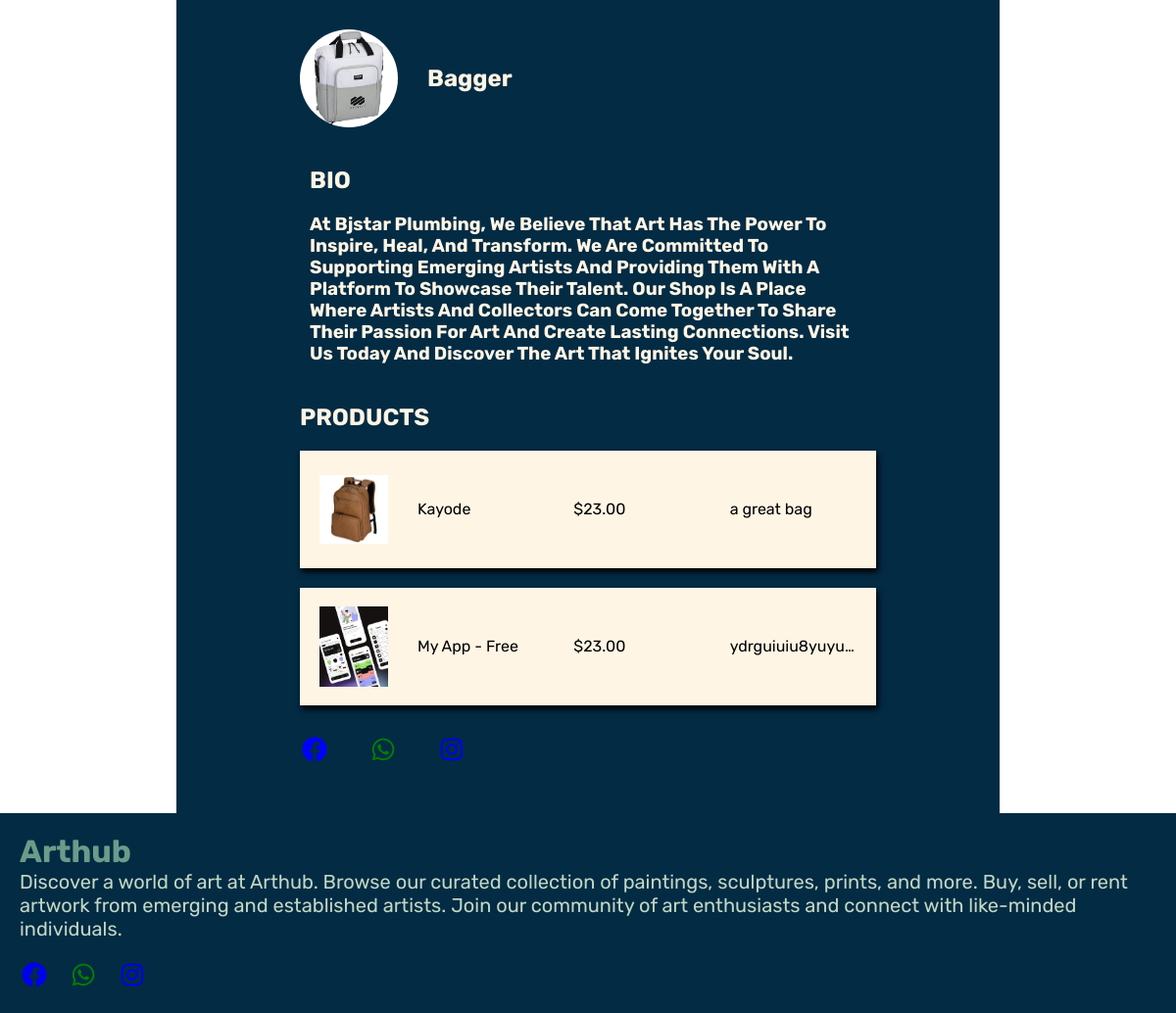
/buy/Bagger, run on the app's committed database.
### appgallery/models.py (models this page shows, shortened)
class Shop(models.Model):
    uid = models.UUIDField(primary_key=True, default=uuid.uuid4, editable=False)
    shop_logo = models.ImageField(upload_to='logo', default='static\download (8).jpeg')
    name = models.CharField(max_length=255)
    owner = models.ForeignKey(User, on_delete=models.CASCADE)
    facebook_link=models.URLField(max_length=200)
    instagram_link=models.URLField(max_length=200)
    whatsapp_link=models.URLField(max_length=200)
    shop_bio= models.TextField()

class ArtItems(models.Model):
    uid = models.UUIDField(primary_key=True, default=uuid.uuid4, editable=False)
    name = models.CharField(max_length=255)
    description = models.TextField()
    price = models.DecimalField(max_digits=10, decimal_places=2)
    owner = models.ForeignKey(Shop, on_delete=models.CASCADE)
    category = models.ForeignKey(Category, on_delete=models.CASCADE)
    image = models.ImageField(upload_to='art_images')
    created_at = models.DateTimeField(auto_now_add=True)
    updated_at = models.DateTimeField(auto_now=True)

### appgallery/views.py (the view)
# urls.py: path('buy/<name>', views.user_shop, name='buy'),
def user_shop(request , name):
    try:
         shops = Shop.objects.get(name=name)
         artitems = ArtItems.objects.filter(owner= shops)
         return render(request,'shopview.html', context={'artitems':artitems,'shops':shops})
    except Exception as e:
       return render(request,'shopview.html', context={})

### templates/shopview.html (shortened to what this page needs)
{% extends 'base.html' %}
{% load static %}
  {% if shops %}
    {% block head %}
    <link rel="stylesheet" href="{% static 'css/shop.css' %}">
    {% endblock %}
    {% block body %}
    <div class="container">
        <section>
            <div class="flex">
                <img src="{{shops.shop_logo.url}}" alt="" class="logo">
                <h1>{{shops.name}}</h1>
            </div>
            <div class="flexer">
                <h1>bio</h1>
                <h3>{{shops.shop_bio}}</h3>
            </div>
        </section>
         <section>
            <h1>products</h1>
            {% for art in artitems %}
            <div class="product">
                    <img src="{{art.image.url}}" alt="">
                    <p>{{art.name}}</p>
                    <p>${{art.price}}</p>
                    <p>{{art.description}}</p>
            </div>
            {% endfor %}
         </section>
        <section class="social">
            <p><a href="{{shops.facebook_link}}"><i class='bx bxl-facebook-circle' style=" color: blue;"></i></a></p>
            <p><a href="{{shops.whatsapp_link}}"><i class='bx bxl-whatsapp' style='color: green;'></i></a></p>
            <p><a href="{{shops.instagram_link}}"><i class='bx bxl-instagram'></i></a></p>
        </section>
    </div>
    {% endblock %}
    {% endif %}

### static/css/base.css (style rules this page uses)
* { padding: 0; margin: 0; font-family: "Rubik", sans-serif; list-style: none; text-decoration: none; }

### static/css/shop.css (style rules this page uses)
:root { --primary: #FFF5E4; --secondary: #CD5C08; --tertiary1: #C1D8C3; --tertiary2: #6A9C89; --random: #000; }
.container { display: flex; flex-direction: column; width: 70%; min-height: 60vh; background: #032B44; margin-left: 15%; }
.container .logo { width: 100px; height: 100px; border-radius: 50%; }
.flex { display: flex; align-items: center; gap: 30px; }
.flex h1 { text-transform: capitalize; color: var(--primary); }
section, .flexer { min-height: 10vh; margin-top: 30px; }
section h3 { text-transform: capitalize; color: var(--primary); }
section h1 { color: var(--primary); text-transform: uppercase; }
.flexer { padding: 10px; }
.product { height: 10vh; display: flex ; background: var(--primary); box-shadow: 2px 4px 6px black; padding: 20px; margin-top: 20px; align-items: center; gap: 30px; }
.product p { width: 300px; text-overflow: ellipsis; height: 20px; overflow: hidden; }
.flexer h3 { margin-top: 20px; }
.container .product img { width: 70px; }
.social { display: flex; gap: 40px; }
.social i { font-size: 30px; }

### data on the page
Shop: shop_logo (picture), name "Bagger", shop_bio "At Bjstar Plumbing, We Believe That Art Has The Power To Inspire, Heal, And Transform. We Are Committed To Supporting Emerging Artists And Providing Them With A Platform To Showcase Their Talent. Our Shop Is A Place Where Artists And Collectors Can Come Together To Share Their Passion For Art And Create Lasting Connections. Visit Us Today And Discover The Art That Ignites Your Soul."
ArtItems: image (picture), name "Kayode", price "23.00", description "a great bag"
ArtItems: image (picture), name "My App - Free", price "23.00", description "ydrguiuiu8yuyu…"
